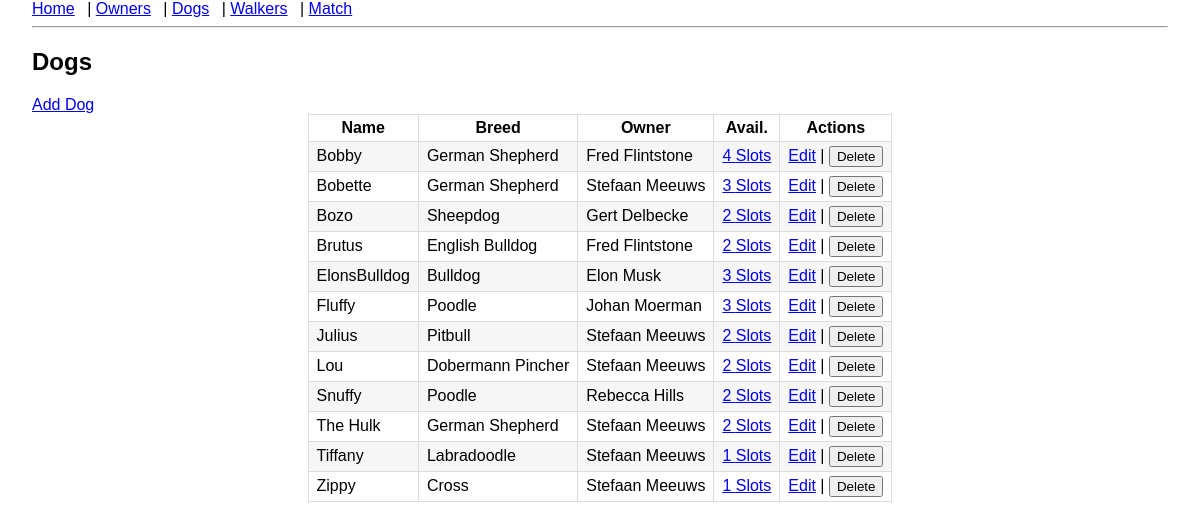
Page /dogs on the earlier database version.
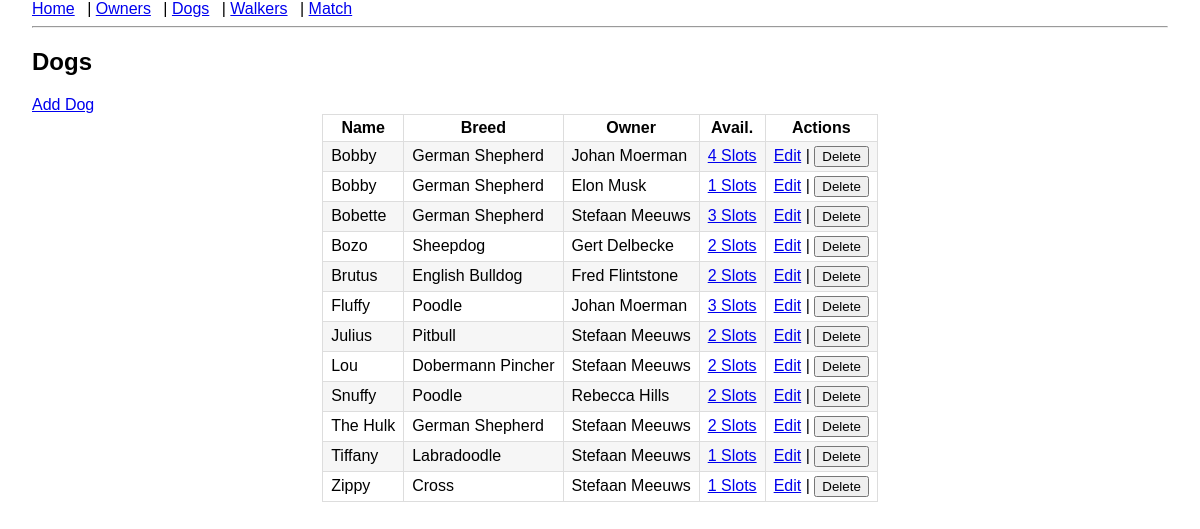
Same page on the later database version.
### models.py (models this page shows)
class Dog(db.Model):
    id = db.Column(db.Integer, primary_key=True)
    name = db.Column(db.String(80), nullable=False)
    breed = db.Column(db.String(80))
    owner_id = db.Column(db.Integer, db.ForeignKey("dog_owner.id"), nullable=False)
    availabilities = db.relationship(
        "Availability", backref="dog", cascade="all, delete-orphan"
    )

class DogOwner(db.Model):
    id = db.Column(db.Integer, primary_key=True)
    name = db.Column(db.String(100), nullable=False)
    email = db.Column(db.String(120))
    dogs = db.relationship("Dog", backref="owner", cascade="all, delete-orphan")

### app.py (the view)
@app.route("/dogs")
def dogs():
    dogs = Dog.query.order_by(Dog.name.asc()).all()
    return render_template("dogs.html", dogs=dogs)

### templates/dogs.html
{% extends "layout.html" %}
{% block content %}
<h2>Dogs</h2>
<a href="{{ url_for('add_dog') }}">Add Dog</a>
<table class="table table-striped table-centered">
    <tr>
        <th>Name</th>
        <th>Breed</th>
        <th>Owner</th>
        <th>Avail.</th>
        <th>Actions</th>
    </tr>
    {% for dog in dogs %}
    <tr>
        <td>{{ dog.name }}</td>
        <td>{{ dog.breed }}</td>
        <td>{{ dog.owner.name }}</td>
        <td>
            <a href="{{ url_for('manage_availability', entity='dog', entity_id=dog.id) }}">
                {{ dog.availabilities|length }} Slots
            </a>
        </td>
        <td>
            <a href="{{ url_for('edit_dog', dog_id=dog.id) }}">Edit</a>
            |
            <form action="{{ url_for('delete_dog', dog_id=dog.id) }}" method="post" style="display:inline;">
                <button type="submit" onclick="return confirm('Are you sure you want to delete this dog?');">Delete</button>
            </form>
        </td>
    </tr>
    {% endfor %}
</table>
{% endblock %}

### templates/layout.html (shortened to what this page needs)
<!doctype html>
<html lang="en">
<head>
    <link href="{{ url_for('static', filename='style.css') }}" rel="stylesheet">
    <link href="{{ url_for('static', filename='css/custom.css') }}" rel="stylesheet">
</head>
<body>
<nav>
    <a href="{{ url_for('home') }}">Home</a> |
    <a href="{{ url_for('owners') }}">Owners</a> |
    <a href="{{ url_for('dogs') }}">Dogs</a> |
    <a href="{{ url_for('walkers') }}">Walkers</a> |
    <a href="{{ url_for('match') }}">Match</a>
</nav>
<hr>
{% block content %}
{% endblock %}
</body>
</html>

### static/style.css (style rules this page uses)
body { font-family: Arial, sans-serif; margin: 0 2rem; }
table { border-collapse: collapse; width: 100%; }
th, td { border: 1px solid #ddd; padding: 4px 8px; }
tr:nth-child(even) { background: #f6f6f6; }
nav a { margin-right: .5rem; }

### static/css/custom.css (style rules this page uses)
.table-centered { margin: 0 auto; width: auto; }
.table-centered th, .table-centered td { white-space: nowrap; }

Differences in the rows shown:
removed Dog: name "ElonsBulldog", breed "Bulldog", owner.name "Elon Musk", availabilities|length "3"
changed Dog (number 1 of 12 on the later page): owner.name "Fred Flintstone" → "Johan Moerman"
added Dog: name "Bobby", breed "German Shepherd", owner.name "Elon Musk", availabilities|length "1"
